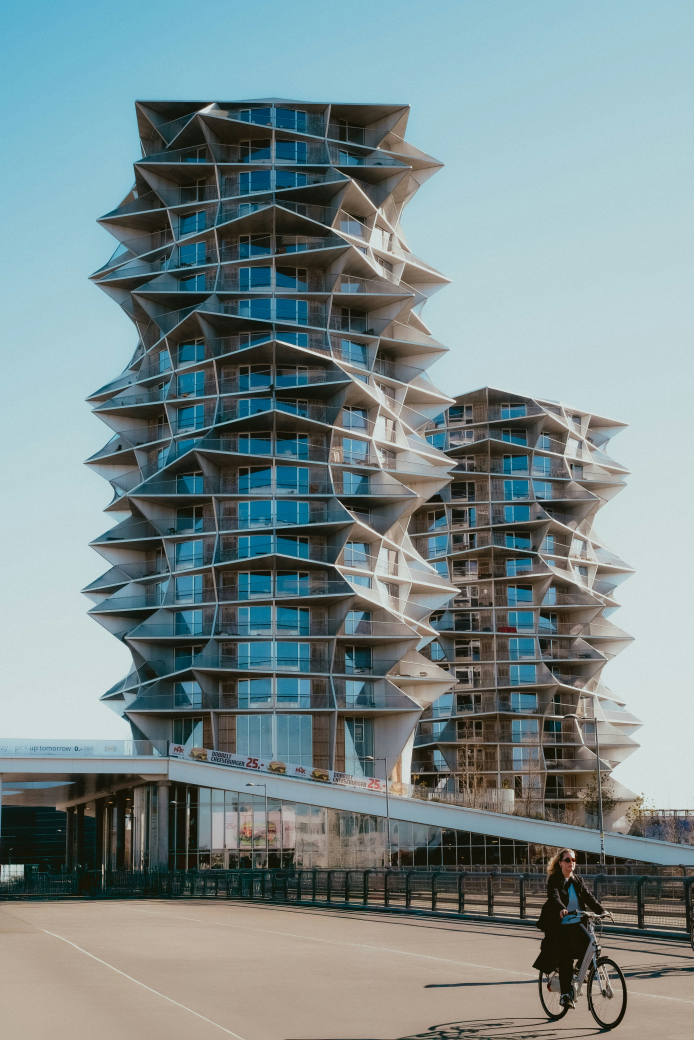
#> input picture joachim-lesne-couTAixLzNM-unsplash.jpg, 4160 x 6240 px (shown at 1/6 size)
$ jupyter execute --allow-errors process_screenshots.ipynb
#> lines starting #> are read from the running program, lines starting #| are printed output that depends on the picture
[cell 1]
from PIL import Image
import os
import json

#> (a cell that did not finish here is left out)

[cell 3]
def crop_to_aspect(img, aspect_ratio: float):
  width, height = img.size
  new_height = width / aspect_ratio

  if height <= new_height:
    return img, False  # skipped cropping

  return img.crop((0, 0, width, round(new_height))), True  # cropped image

[cell 4]
def resize_width_height(img, new_width: int):
  old_width, old_height = img.size

  if old_width <= new_width:
    return img, False  # skip resizing

  new_height = round(new_width / old_width * old_height)
  return img.resize((new_width, new_height), Image.LANCZOS), True  # resized

[cell 5]
img = Image.open('./joachim-lesne-couTAixLzNM-unsplash.jpg')
#> img is the input picture: PIL image 4160x6240 RGB; mean R, G, B 122.4, 138.8, 140.4

img, did_cropped = crop_to_aspect(img, 4/3)
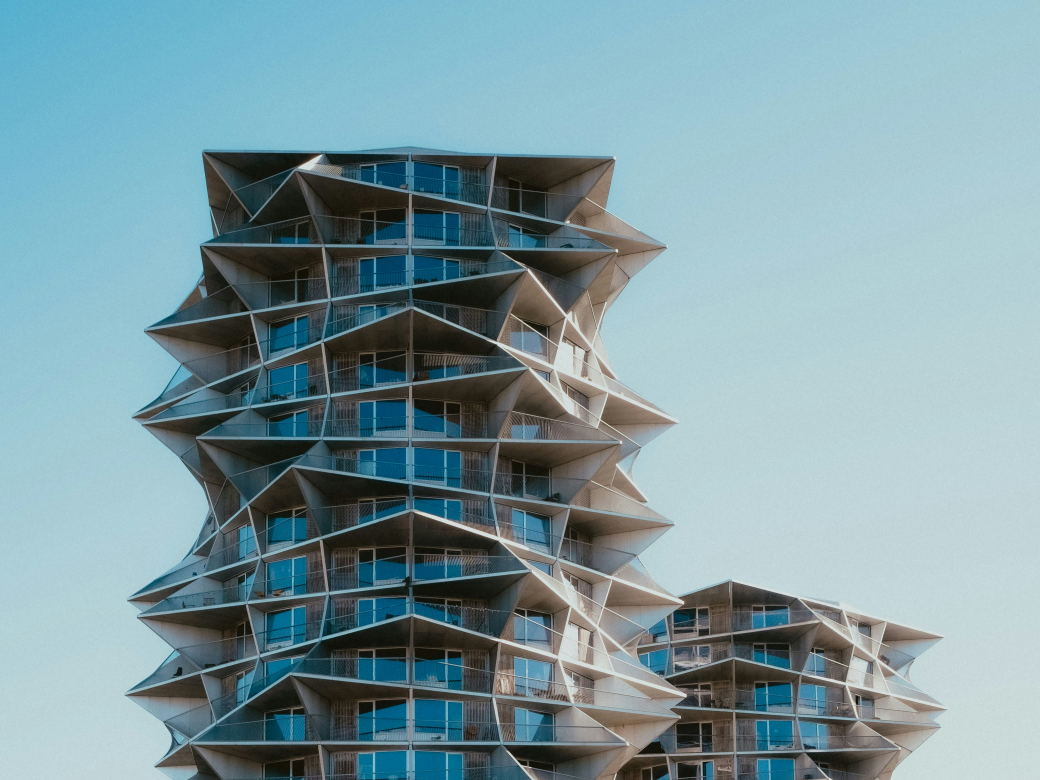
#> img: PIL image 4160x3120 RGB (shown at 1/4 size); mean R, G, B 125.7, 154.5, 161.9
#> did_cropped = True
did_cropped

img, did_resized = resize_width_height(img, 400)
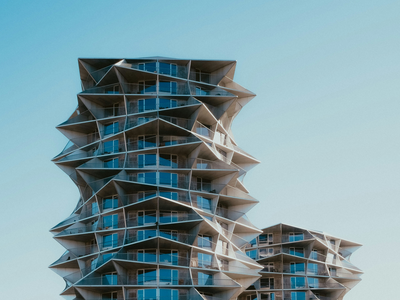
#> img: PIL image 400x300 RGB; mean R, G, B 125.7, 154.5, 161.9
#> did_resized = True
did_resized

img.save("./example_processed.jpg")
